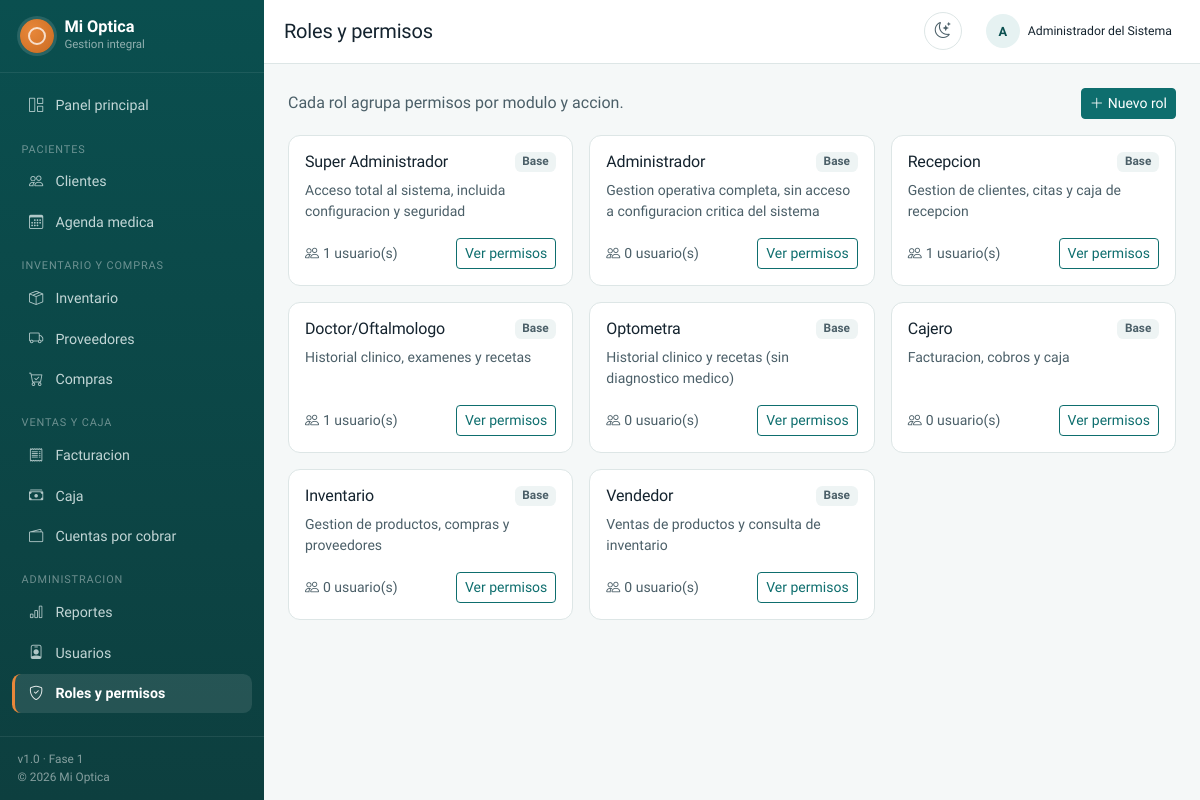
/roles (signed in), run on the app's committed database.
### tables this page shows
CREATE TABLE roles (
    id              INT UNSIGNED AUTO_INCREMENT PRIMARY KEY,
    nombre          VARCHAR(50)  NOT NULL,
    descripcion     VARCHAR(255) NULL,
    es_sistema      TINYINT(1)   NOT NULL DEFAULT 0 COMMENT 'Roles base que no se pueden eliminar (solo renombrar permisos)',
    estado          ENUM('activo','inactivo') NOT NULL DEFAULT 'activo',
    created_at      DATETIME NOT NULL DEFAULT CURRENT_TIMESTAMP,
    updated_at      DATETIME NOT NULL DEFAULT CURRENT_TIMESTAMP ON UPDATE CURRENT_TIMESTAMP,
    UNIQUE KEY uq_roles_nombre (nombre)
);

### app/Core/Controller.php (called while the page is built, shortened)
<?php
abstract class Controller
{
    protected function view(string $view, array $data = []): void
    {
        extract($data, EXTR_SKIP);
        $viewPath = __DIR__ . '/../Views/' . $view . '.php';
        require $viewPath;
        require __DIR__ . '/../Views/layouts/main.php';
    }
}

### app/Controllers/RolesController.php (called while the page is built, shortened)
<?php
class RolesController extends Controller
{
    public function index(): void
    {
        $roles = (new Rol())->todosConConteoUsuarios();
        $this->view('roles/index', compact('roles'));
    }
}

### public/index.php (called while the page is built, shortened)
<?php
if (is_file(__DIR__ . '/../vendor/autoload.php')) {
    require_once __DIR__ . '/../vendor/autoload.php';
}
require_once __DIR__ . '/../app/Core/autoload.php';
require_once __DIR__ . '/../app/Helpers/functions.php';
try {
    $rutaSolicitada = trim((string) parse_url($_SERVER['REQUEST_URI'], PHP_URL_PATH), '/');
    $router = str_starts_with($rutaSolicitada, 'api/')
        ? require __DIR__ . '/../routes/api.php'
        : require __DIR__ . '/../routes/web.php';
    $router->dispatch($_SERVER['REQUEST_METHOD'], $_SERVER['REQUEST_URI']);
} catch (\Throwable $e) {
    error_log('[Fatal] ' . $e->getMessage() . ' en ' . $e->getFile() . ':' . $e->getLine());
    http_response_code(500);
    if (APP_DEBUG) {
        echo '<pre>' . e((string) $e) . '</pre>';
    } else {
        require __DIR__ . '/../app/Views/errors/500.php';
    }
}

### app/Core/Auth.php (called while the page is built, shortened)
<?php
class Auth
{
    public static function puede(string $permiso): bool
    {
        return in_array($permiso, $_SESSION['permisos'] ?? [], true);
    }
}

### app/Core/Url.php (called while the page is built, shortened)
<?php
class Url
{
    public static function base(): string
    {
        $scriptDir = dirname($_SERVER['SCRIPT_NAME'] ?? '');
        return rtrim(str_replace('\\', '/', $scriptDir), '/');
    }
    public static function to(string $path = ''): string
    {
        return self::base() . '/' . ltrim($path, '/');
    }
}

### app/Helpers/functions.php (called while the page is built, shortened)
<?php
if (!function_exists('e')) {
    function e(?string $value): string
    {
        return htmlspecialchars($value ?? '', ENT_QUOTES, 'UTF-8');
    }
}

### app/Core/autoload.php (called while the page is built, shortened)
<?php
spl_autoload_register(function (string $class): void {
    $prefix = 'App\\';
    $baseDir = __DIR__ . '/../';
    $relativeClass = substr($class, strlen($prefix));
    $file = $baseDir . str_replace('\\', '/', $relativeClass) . '.php';
});

### app/Core/Database.php (called while the page is built, shortened)
<?php
class Database
{
    private static ?PDO $instance = null;
    public static function getInstance(): PDO
    {
        if (self::$instance === null) {
            $config = require __DIR__ . '/../../config/database.php';
            $dsn = sprintf(
                'mysql:host=%s;port=%s;dbname=%s;charset=%s',
                $config['host'],
                $config['port'],
                $config['database'],
                $config['charset']
            );
            try {
                self::$instance = new PDO($dsn, $config['username'], $config['password'], [
                    PDO::ATTR_ERRMODE            => PDO::ERRMODE_EXCEPTION,
                    PDO::ATTR_DEFAULT_FETCH_MODE => PDO::FETCH_ASSOC,
                    PDO::ATTR_EMULATE_PREPARES   => false,
                    PDO::MYSQL_ATTR_INIT_COMMAND => "SET NAMES {$config['charset']}",
                ]);
            } catch (PDOException $e) {
                error_log('[DB] Error de conexion: ' . $e->getMessage());
                if (defined('APP_DEBUG') && APP_DEBUG) {
                    throw $e;
                }
                http_response_code(500);
                die('No se pudo conectar a la base de datos. Verifique config/database.php o el archivo .env.');
            }
        }
        return self::$instance;
    }
}

### app/Core/Model.php (called while the page is built, shortened)
<?php
abstract class Model
{
    public function __construct()
    {
        $this->db = Database::getInstance();
    }
}

### app/Models/Rol.php (called while the page is built, shortened)
<?php
class Rol extends Model
{
    public function todosConConteoUsuarios(): array
    {
        $sql = "SELECT r.*, COUNT(u.id) AS total_usuarios
                  FROM roles r
                  LEFT JOIN usuarios u ON u.rol_id = r.id
                 GROUP BY r.id
                 ORDER BY r.id";
        return $this->db->query($sql)->fetchAll();
    }
}

### app/Views/roles/index.php (the view, shortened to what this page needs)
<div class="d-flex justify-content-between align-items-center mb-3">
    <p class="text-muted-soft mb-0">Cada rol agrupa permisos por modulo y accion.</p>
    <?php if (Auth::puede('roles.crear')): ?>
        <a href="<?= e(Url::to('roles/crear')) ?>" class="btn btn-primary btn-sm"><i class="bi bi-plus-lg me-1"></i>Nuevo rol</a>
    <?php endif; ?>
</div>
<div class="row g-3">
    <?php foreach ($roles as $r): ?>
        <div class="col-12 col-md-6 col-lg-4">
            <div class="card p-3 h-100 d-flex flex-column">
                <div class="d-flex justify-content-between align-items-start mb-2">
                    <h2 class="h6 font-display mb-0"><?= e($r['nombre']) ?></h2>
                    <?php if ($r['es_sistema']): ?><span class="badge badge-neutral">Base</span><?php endif; ?>
                </div>
                <p class="small text-muted-soft flex-grow-1"><?= e($r['descripcion'] ?? 'Sin descripcion.') ?></p>
                <div class="d-flex justify-content-between align-items-center">
                    <span class="small text-muted-soft"><i class="bi bi-people me-1"></i><?= (int) $r['total_usuarios'] ?> usuario(s)</span>
                    <?php if (Auth::puede('roles.editar')): ?>
                        <a href="<?= e(Url::to('roles/editar/' . $r['id'])) ?>" class="btn btn-sm btn-outline-primary">Ver permisos</a>
                    <?php endif; ?>
                </div>
            </div>
        </div>
    <?php endforeach; ?>
</div>

### app/Core/Router.php (shortened to what this page needs)
<?php
class Router
{
    private array $routes = [];
    private function addRoute(string $method, string $path, array|callable $handler, array $middleware): void
    {
        $pattern = preg_replace('#\{[a-zA-Z_][a-zA-Z0-9_]*\}#', '([^/]+)', trim($path, '/'));
        $this->routes[] = [
            'method'     => $method,
            'pattern'    => '#^' . $pattern . '$#',
            'handler'    => $handler,
            'middleware' => $middleware,
        ];
    }
    public function dispatch(string $method, string $uri): void
    {
        $uri = trim((string) parse_url($uri, PHP_URL_PATH), '/');
        foreach ($this->routes as $route) {
            if ($route['method'] !== $method) {
                continue;
            }
            if (preg_match($route['pattern'], $uri, $matches)) {
                array_shift($matches);
                $this->llamarHandler($route['handler'], array_values($matches));
                return;
            }
        }
    }
    private function llamarHandler(array|callable $handler, array $params): void
    {
        if (is_array($handler)) {
            [$controllerClass, $method] = $handler;
            $controller = new $controllerClass();
            $controller->$method(...$params);
            return;
        }
    }
}

### public/assets/css/app.css (style rules this page uses)
:root, [data-bs-theme="light"] { --ink: #14232e; --ink-soft: #4b5f68; --primary: #0e6e6e; --primary-dark: #0a4f4f; --primary-light: #e6f2f2; --accent: #e8873a; --accent-dark: #c96b21; --bg: #f5f8f8; --surface: #ffffff; --surface-alt: #eef4f4; --border: #dde6e6; --success: #1c8a5e; --danger: #c94a3f; --warning: #c98a1c; --bs-body-bg: var(--bg); --bs-body-color: var(--ink); --bs-border-color: var(--border); --bs-primary: var(--primary); --bs-primary-rgb: 14, 110, 110; --bs-link-color: var(--primary); --bs-link-hover-color: var(--primary-dark); }
html { scroll-behavior: smooth; }
body { font-family: "Plus Jakarta Sans", "Segoe UI", system-ui, sans-serif; background: var(--bg); color: var(--ink); -webkit-font-smoothing: antialiased; }
h1, h2, h3, h4, h5, h6, .font-display { font-family: "Lexend", "Plus Jakarta Sans", sans-serif; letter-spacing: -0.01em; color: var(--ink); }
a { text-decoration: none; }
.card { background: var(--surface); border: 1px solid var(--border); border-radius: .75rem; }
.badge-neutral { background: var(--surface-alt); color: var(--ink-soft); font-weight: 600; }
.badge-success, .badge-danger, .badge-warning, .badge-neutral { font-size: .74rem; padding: .35em .65em; border-radius: .4rem; }
.btn-primary { background: var(--primary); border-color: var(--primary); }
.btn-outline-primary { color: var(--primary); border-color: var(--primary); }
.text-muted-soft { color: var(--ink-soft); }

### data on the page
roles: nombre "Super Administrador", es_sistema "Base", descripcion "Acceso total al sistema, incluida configuracion y seguridad", total_usuarios "1"
roles: nombre "Administrador", es_sistema "Base", descripcion "Gestion operativa completa, sin acceso a configuracion critica del sistema", total_usuarios "0"
roles: nombre "Recepcion", es_sistema "Base", descripcion "Gestion de clientes, citas y caja de recepcion", total_usuarios "1"
roles: nombre "Doctor/Oftalmologo", es_sistema "Base", descripcion "Historial clinico, examenes y recetas", total_usuarios "1"
roles: nombre "Optometra", es_sistema "Base", descripcion "Historial clinico y recetas (sin diagnostico medico)", total_usuarios "0"
roles: nombre "Cajero", es_sistema "Base", descripcion "Facturacion, cobros y caja", total_usuarios "0"
roles: nombre "Inventario", es_sistema "Base", descripcion "Gestion de productos, compras y proveedores", total_usuarios "0"
roles: nombre "Vendedor", es_sistema "Base", descripcion "Ventas de productos y consulta de inventario", total_usuarios "0"
